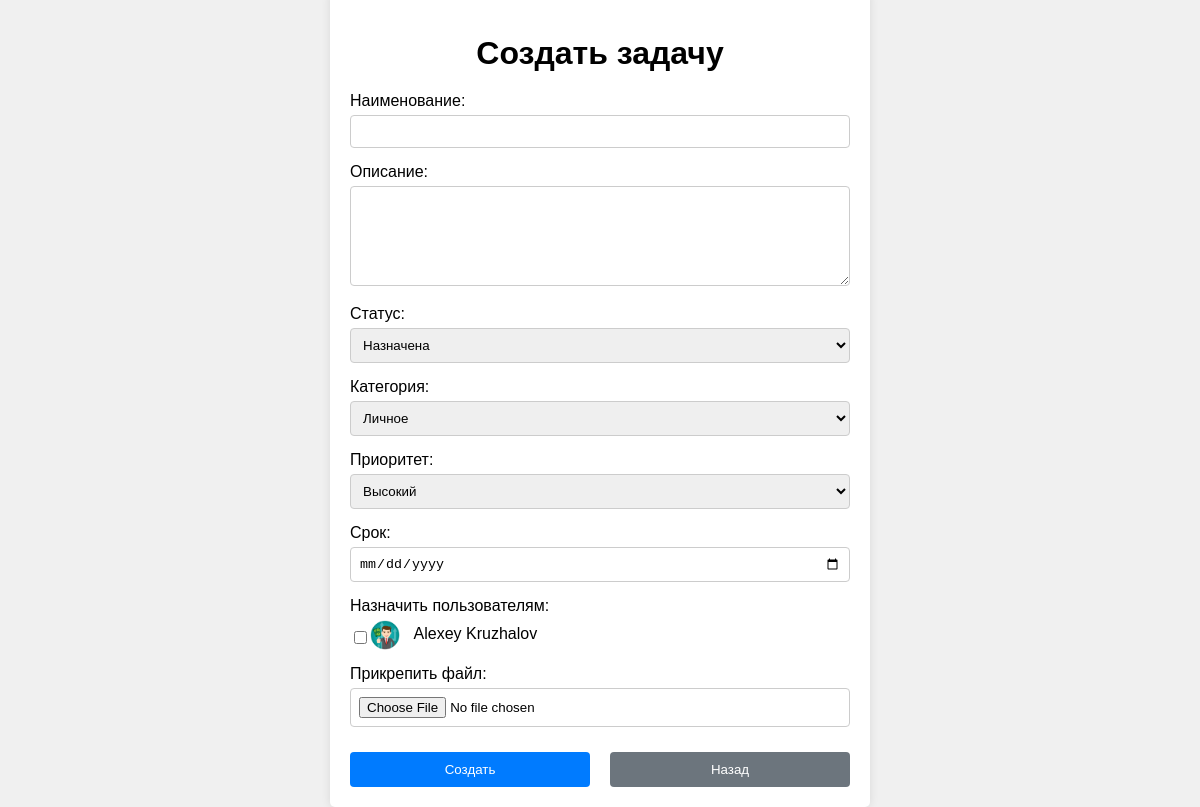
Page /create_task (signed in) on the committed database.
### app.py (models this page shows)
class User(db.Model):
    id = db.Column(db.Integer, primary_key=True)
    first_name = db.Column(db.String(150), nullable=False)
    last_name = db.Column(db.String(150), nullable=False)
    login = db.Column(db.String(150), unique=True, nullable=False)
    password = db.Column(db.String(150), nullable=False)
    avatar = db.Column(db.String(150), nullable=True, default='default_avatar.png')
    tasks = db.relationship('Task', backref='user', lazy=True)
    assigned_tasks = db.relationship('Task', secondary='task_assigned', backref='assigned_users', lazy='subquery')

### app.py (the view)
    def wrap(*args, **kwargs):
        if 'user_id' not in session:
            return redirect(url_for('login'))
        return f(*args, **kwargs)

### app.py (called while the page is built, shortened)
def login_required(f):
    def wrap(*args, **kwargs):
        if 'user_id' not in session:
            return redirect(url_for('login'))
        return f(*args, **kwargs)
    wrap.__name__ = f.__name__
    return wrap

@app.route('/create_task', methods=['GET', 'POST'])
@login_required
def create_task():
    current_user_id = session['user_id']
    users = User.query.all()
    return render_template('create_task.html', users=users, current_user_id=current_user_id)

### templates/create_task.html (shortened to what this page needs)
<!DOCTYPE html>
<html lang="ru">
<head>
    <link rel="stylesheet" href="{{ url_for('static', filename='style_create.css') }}">
</head>
<body>
    <div class="container">
        <h1>Создать задачу</h1>
        <form action="/create_task" method="post" enctype="multipart/form-data">
            <div class="form-group">
                <label for="title">Наименование:</label>
                <input type="text" id="title" name="title" required>
            </div>
            <div class="form-group">
                <label for="description">Описание:</label>
                <textarea id="description" name="description" required></textarea>
            </div>
            <div class="form-group">
                <label for="status">Статус:</label>
                <select id="status" name="status" required>
                    <option value="Назначена">Назначена</option>
                </select>
            </div>
            <div class="form-group">
                <label for="category">Категория:</label>
                <select id="category" name="category" required>
                    <option value="Личное">Личное</option>
                </select>
            </div>
            <div class="form-group">
                <label for="priority">Приоритет:</label>
                <select id="priority" name="priority" required>
                    <option value="Высокий">Высокий</option>
                </select>
            </div>
            <div class="form-group">
                <label for="deadline">Срок:</label>
                <input type="date" id="deadline" name="deadline" required>
            </div>
            <div class="form-group">
                <label for="assigned_users">Назначить пользователям:</label>
                <div id="assigned_users">
                    {% for user in users %}
                        {% if user.id != current_user_id %}
                        <div class="user-option">
                            <input type="checkbox" id="user_{{ user.id }}" name="assigned_users" value="{{ user.id }}">
                            <label for="user_{{ user.id }}">
                                <img src="{{ url_for('static', filename='uploads/' + (user.avatar or 'default_avatar.png')) }}" alt="Avatar" class="avatar-icon">
                                {{ user.first_name }} {{ user.last_name }}
                            </label>
                        </div>
                        {% endif %}
                    {% endfor %}
                </div>
            </div>
            <div class="form-group">
                <label for="file">Прикрепить файл:</label>
                <input type="file" id="file" name="file">
            </div>
            <div class="buttons">
                <button type="submit" class="submit-button">Создать</button>
                <button type="button" class="back-button" onclick="window.location.href='/main'">Назад</button>
            </div>
        </form>
    </div>
</body>
</html>

### static/style_create.css (style rules this page uses)
body { font-family: Arial, sans-serif; background-color: #f0f0f0; display: flex; justify-content: center; align-items: center; height: 100vh; margin: 0; }
.container { background-color: #fff; padding: 20px; border-radius: 5px; box-shadow: 0 0 10px rgba(0, 0, 0, 0.1); width: 500px; margin: 10px 0; }
h1 { text-align: center; margin-bottom: 20px; }
label { display: block; margin-bottom: 5px; }
input[type="text"], input[type="date"], textarea, select, input[type="file"] { width: 100%; padding: 8px; box-sizing: border-box; border: 1px solid #ccc; border-radius: 4px; margin-bottom: 15px; }
textarea { height: 100px; resize: vertical; }
button.submit-button, button.back-button { width: 48%; padding: 10px; background-color: #007BFF; color: white; border: none; border-radius: 4px; cursor: pointer; margin-top: 10px; }
button.back-button { background-color: #6c757d; }
.avatar-icon { width: 30px; height: 30px; border-radius: 50%; vertical-align: middle; margin-right: 10px; }
.user-option { display: flex; align-items: center; margin-bottom: 10px; }
.buttons { display: flex; justify-content: space-between; }

### rows in the picture
User: avatar (picture), first_name "Alexey", last_name "Kruzhalov"
